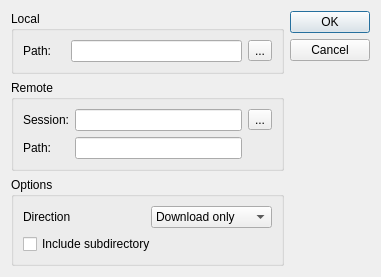
<ui version="4.0" >
 <class>SynchronizeOptionDialog</class>
 <widget class="QDialog" name="SynchronizeOptionDialog" >
  <property name="geometry" >
   <rect>
    <x>0</x>
    <y>0</y>
    <width>381</width>
    <height>246</height>
   </rect>
  </property>
  <property name="windowTitle" >
   <string>Dialog</string>
  </property>
  <layout class="QHBoxLayout" >
   <item>
    <layout class="QVBoxLayout" >
     <item>
      <widget class="QGroupBox" name="groupBox" >
       <property name="title" >
        <string>Local</string>
       </property>
       <layout class="QHBoxLayout" >
        <item>
         <widget class="QLabel" name="label" >
          <property name="text" >
           <string>Path:    </string>
          </property>
         </widget>
        </item>
        <item>
         <widget class="QLineEdit" name="lineEdit" />
        </item>
        <item>
         <widget class="QToolButton" name="toolButton" >
          <property name="text" >
           <string>...</string>
          </property>
         </widget>
        </item>
       </layout>
      </widget>
     </item>
     <item>
      <widget class="QGroupBox" name="groupBox_2" >
       <property name="title" >
        <string>Remote</string>
       </property>
       <layout class="QGridLayout" >
        <item row="0" column="0" >
         <widget class="QLabel" name="label_2" >
          <property name="text" >
           <string>Session:</string>
          </property>
         </widget>
        </item>
        <item row="0" column="1" >
         <widget class="QLineEdit" name="lineEdit_2" />
        </item>
        <item row="0" column="2" >
         <widget class="QToolButton" name="toolButton_2" >
          <property name="text" >
           <string>...</string>
          </property>
         </widget>
        </item>
        <item row="1" column="0" >
         <widget class="QLabel" name="label_3" >
          <property name="text" >
           <string>Path:</string>
          </property>
         </widget>
        </item>
        <item row="1" column="1" >
         <widget class="QLineEdit" name="lineEdit_3" />
        </item>
       </layout>
      </widget>
     </item>
     <item>
      <widget class="QGroupBox" name="groupBox_3" >
       <property name="title" >
        <string>Options</string>
       </property>
       <layout class="QVBoxLayout" >
        <item>
         <layout class="QHBoxLayout" >
          <item>
           <widget class="QLabel" name="label_4" >
            <property name="text" >
             <string>Direction</string>
            </property>
           </widget>
          </item>
          <item>
           <widget class="QComboBox" name="comboBox" >
            <property name="currentIndex" >
             <number>1</number>
            </property>
            <item>
             <property name="text" >
              <string>Upload only</string>
             </property>
            </item>
            <item>
             <property name="text" >
              <string>Download only</string>
             </property>
            </item>
            <item>
             <property name="text" >
              <string>Mirror</string>
             </property>
            </item>
           </widget>
          </item>
         </layout>
        </item>
        <item>
         <widget class="QCheckBox" name="checkBox" >
          <property name="text" >
           <string>Include subdirectory</string>
          </property>
         </widget>
        </item>
       </layout>
      </widget>
     </item>
    </layout>
   </item>
   <item>
    <widget class="QDialogButtonBox" name="buttonBox" >
     <property name="orientation" >
      <enum>Qt::Vertical</enum>
     </property>
     <property name="standardButtons" >
      <set>QDialogButtonBox::Cancel|QDialogButtonBox::NoButton|QDialogButtonBox::Ok</set>
     </property>
    </widget>
   </item>
  </layout>
 </widget>
 <resources/>
 <connections>
  <connection>
   <sender>buttonBox</sender>
   <signal>accepted()</signal>
   <receiver>SynchronizeOptionDialog</receiver>
   <slot>accept()</slot>
   <hints>
    <hint type="sourcelabel" >
     <x>248</x>
     <y>254</y>
    </hint>
    <hint type="destinationlabel" >
     <x>157</x>
     <y>274</y>
    </hint>
   </hints>
  </connection>
  <connection>
   <sender>buttonBox</sender>
   <signal>rejected()</signal>
   <receiver>SynchronizeOptionDialog</receiver>
   <slot>reject()</slot>
   <hints>
    <hint type="sourcelabel" >
     <x>316</x>
     <y>260</y>
    </hint>
    <hint type="destinationlabel" >
     <x>286</x>
     <y>274</y>
    </hint>
   </hints>
  </connection>
 </connections>
</ui>
